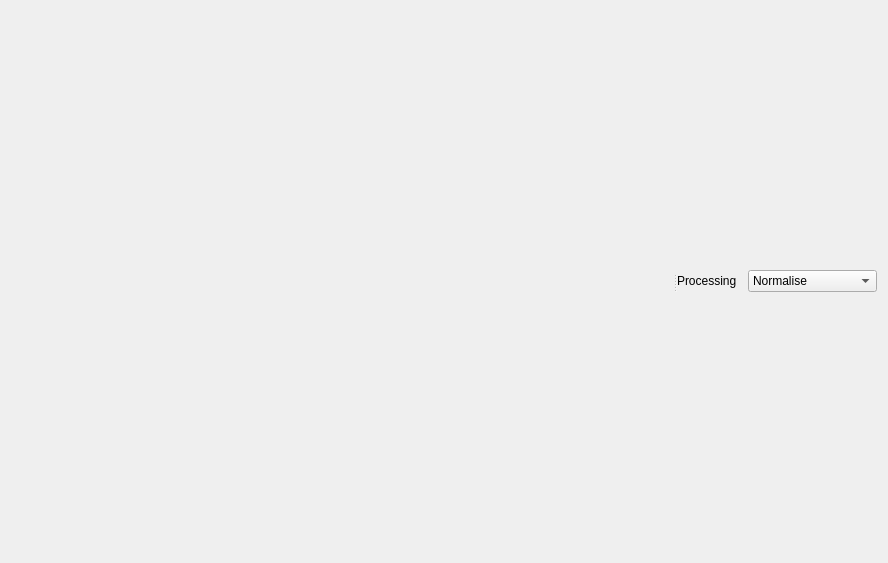
<?xml version="1.0" encoding="UTF-8"?>
<ui version="4.0">
 <class>Form</class>
 <widget class="QWidget" name="Form">
  <property name="geometry">
   <rect>
    <x>0</x>
    <y>0</y>
    <width>888</width>
    <height>563</height>
   </rect>
  </property>
  <property name="windowTitle">
   <string>Form</string>
  </property>
  <layout class="QGridLayout" name="gridLayout">
   <item row="0" column="0">
    <widget class="QSplitter" name="splitter">
     <property name="orientation">
      <enum>Qt::Horizontal</enum>
     </property>
     <widget class="Canvas" name="canvas" native="true"/>
     <widget class="QWidget" name="widget" native="true">
      <property name="sizePolicy">
       <sizepolicy hsizetype="Minimum" vsizetype="Minimum">
        <horstretch>0</horstretch>
        <verstretch>0</verstretch>
       </sizepolicy>
      </property>
      <property name="maximumSize">
       <size>
        <width>200</width>
        <height>16777215</height>
       </size>
      </property>
      <layout class="QGridLayout" name="gridLayout_2">
       <item row="0" column="1" colspan="2">
        <widget class="QComboBox" name="mode">
         <item>
          <property name="text">
           <string>Normalise</string>
          </property>
         </item>
         <item>
          <property name="text">
           <string>Clip</string>
          </property>
         </item>
        </widget>
       </item>
       <item row="0" column="0">
        <widget class="QLabel" name="label_5">
         <property name="text">
          <string>Processing</string>
         </property>
        </widget>
       </item>
      </layout>
     </widget>
    </widget>
   </item>
  </layout>
 </widget>
 <customwidgets>
  <customwidget>
   <class>Canvas</class>
   <extends>QWidget</extends>
   <header>pcot.ui.canvas</header>
   <container>1</container>
  </customwidget>
 </customwidgets>
 <resources/>
 <connections/>
</ui>
